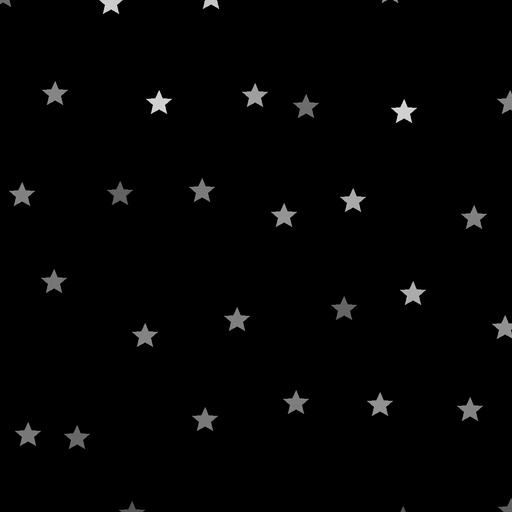
#> input picture tmp_rain_debug/star_len0_5.png, 512 x 512 px
$ python -i _fxutil.py   (imports and definitions only)
#> lines starting #> are read from the running program, lines starting #| are printed output that depends on the picture
import numpy as np
from PIL import Image, ImageFilter


def clamp01(x):
    return 0.0 if x < 0.0 else (1.0 if x > 1.0 else x)


def smoothstep01(x):
    x = clamp01(float(x))
    return x * x * (3.0 - 2.0 * x)


def normalize_signed_degrees(value: float) -> float:
    value = ((float(value) + 180.0) % 360.0) - 180.0
    return 180.0 if abs(value + 180.0) < 1e-9 else value


# [8 lines left out: function shortest_degree_delta, not called in this run]


def interpolate_signed_degrees(left_value: float, right_value: float, mix: float) -> float:
    delta = shortest_degree_delta(left_value, right_value)
    return normalize_signed_degrees(float(left_value) + delta * float(mix))


# [96 lines left out: functions timeline_markers, _timeline_param_samples, timeline_numeric_at, timeline_values, max_numeric, min_numeric, not called in this run]


def max_int(source, key: str, default: int = 0) -> int:
    return int(np.ceil(max_numeric(source, key, float(default))))


# [26 lines left out: functions frame_params, motion_direction_deg_at, not called in this run]


def motion_direction_rad(source, key: str = "motion_direction", default: float = 0.0) -> float:
    return np.deg2rad(motion_direction_deg_at(source, None, key=key, default=default))


def motion_direction_rad_at(source, time_sec: float, key: str = "motion_direction", default: float = 0.0) -> float:
    return np.deg2rad(motion_direction_deg_at(source, float(time_sec), key=key, default=default))


# [68 lines left out: functions _motion_integral_state, _motion_integral_at, integrated_motion_offset, not called in this run]


def pil_to_f32(img: Image.Image) -> np.ndarray:
    arr = np.asarray(img.convert("RGB"), dtype=np.float32) / 255.0
    return arr


def f32_to_pil(arr: np.ndarray) -> Image.Image:
    arr = np.clip(arr * 255.0, 0, 255).astype(np.uint8)
    return Image.fromarray(arr, mode="RGB")


# [6 lines left out: function rotate_vector, not called in this run]


def add_glow(img: Image.Image, radius: float = 6.0, strength: float = 0.8) -> Image.Image:
    """Glow by blurring and adding back (black background friendly)."""
    if radius <= 0 or strength <= 0:
        return img
    blur = img.filter(ImageFilter.GaussianBlur(radius=radius))
    a = pil_to_f32(img)
    b = pil_to_f32(blur)
    out = a + b * float(strength)
    return f32_to_pil(out)


# [77 lines left out: functions chromatic_aberration, film_grain, soft_threshold, value_noise, fbm_noise, not called in this run]

>>> from PIL import Image
>>> picture = Image.open('../tmp_rain_debug/star_len0_5.png')
#> picture is the input picture: PIL image 512x512 RGB; min 0, max 224, mean 3.4
>>> result = add_glow(picture)
#> in add_glow, `blur = img.filter(ImageFilter.GaussianBlur(radius=radius))`:
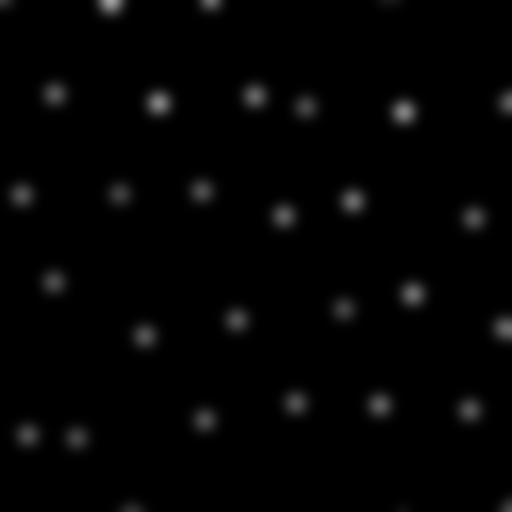
#> blur: PIL image 512x512 RGB; min 0, max 162, mean 3.4
#> in f32_to_pil, `arr = np.clip(arr * 255.0, 0, 255).astype(np.uint8)`:
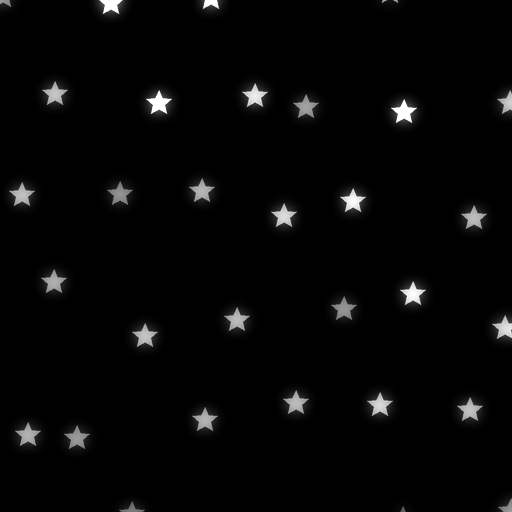
#> arr: shape (512, 512, 3); min 0, max 255, mean 6

$ run again, on tmp_rain_debug/star_len1_8.png
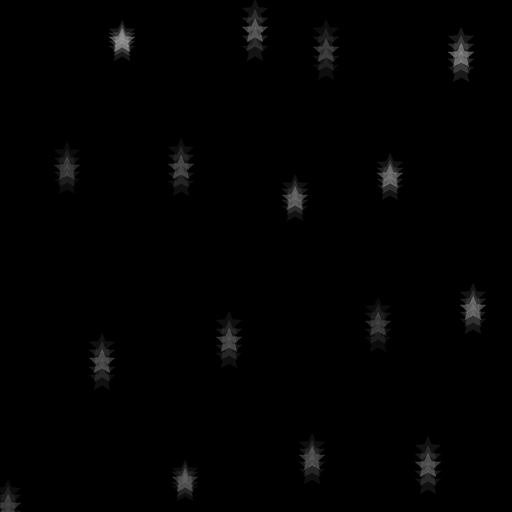
#> input picture tmp_rain_debug/star_len1_8.png, 512 x 512 px
#> picture is the input picture: PIL image 512x512 RGB; min 0, max 153, mean 2
#> in add_glow, `out = a + b * float(strength)`:
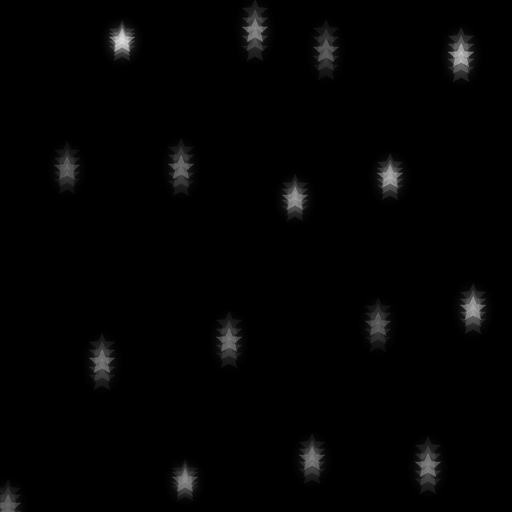
#> out: shape (512, 512, 3) float32; min 0, max 0.876, mean 0.0142
